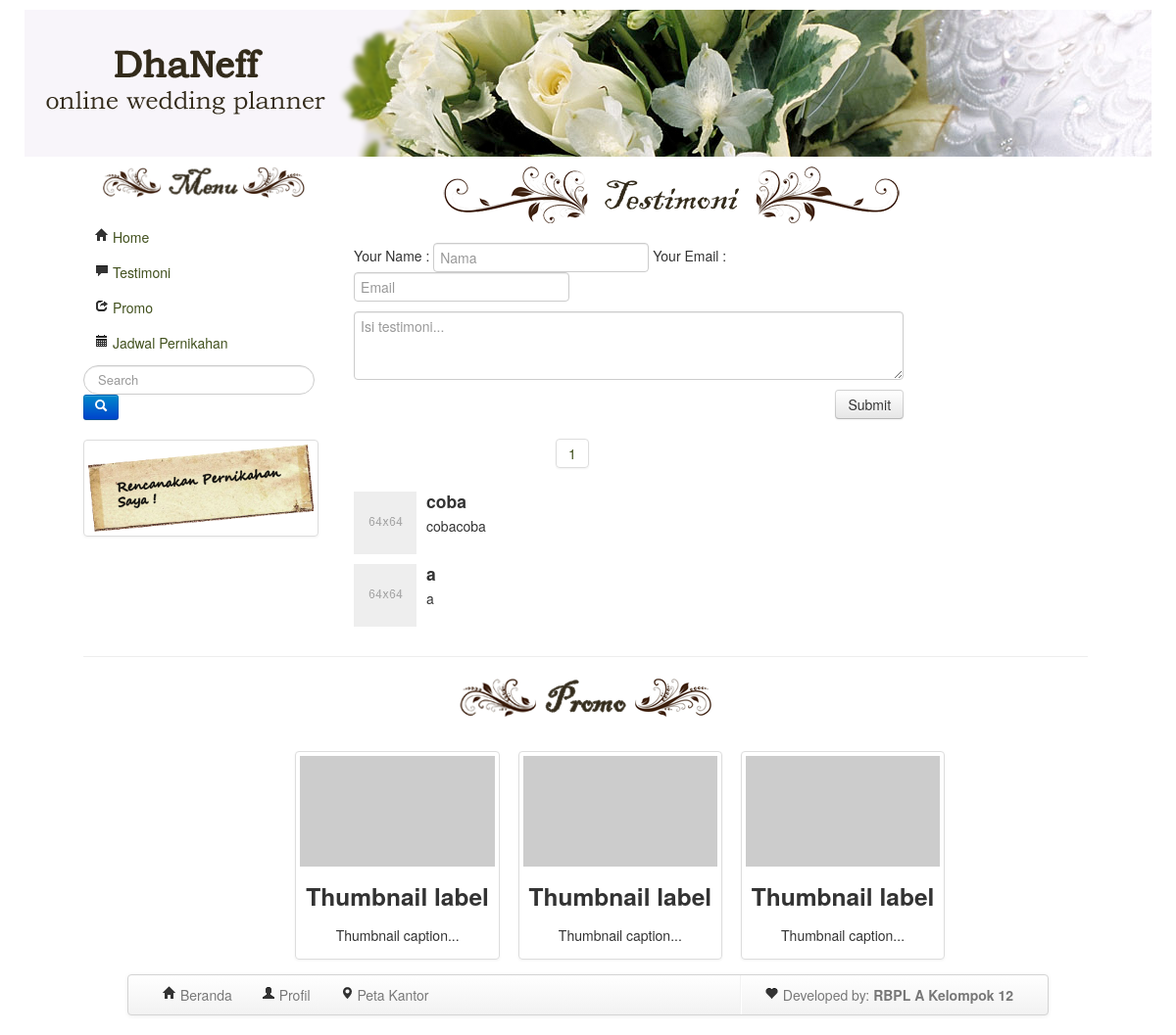
Before: /view/view-testimoni.php with the older database file.
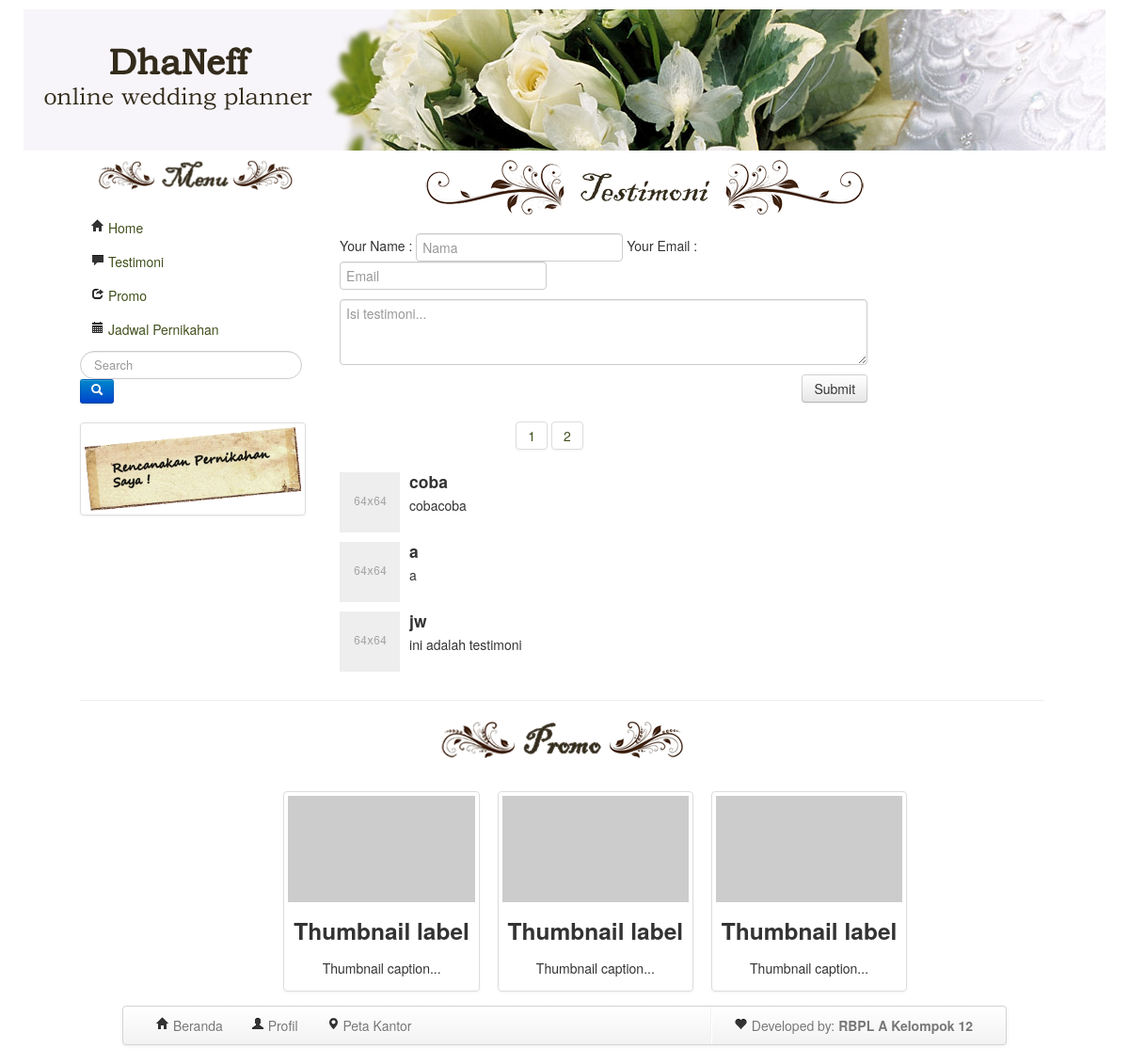
After: the same page with the newer database file.
### tables this page shows
CREATE TABLE IF NOT EXISTS `testimoni` (
  `testi_id` int(255) NOT NULL AUTO_INCREMENT,
  `nama` varchar(255) NOT NULL,
  `email` varchar(255) NOT NULL,
  `isi_testi` text NOT NULL,
  PRIMARY KEY (`testi_id`)
);

### view/view-testimoni.php (the view, shortened to what this page needs)
<?php
include_once ('header.php');
echo "<div class='span8'>";
?>
<!DOCTYPE html>
<html>
			<center><img src="../lib/img/testimoni_header.png"> </center><br>
			<div class='span10'>
			<form class="form-horizontal" method="post" action="../model/control-testimoni.php">
			<tr>
			<td>
			  <p>
			Your Name	:
			<input type="text" name="nama" id="inputNama" placeholder="Nama">
			Your Email	:
			    <input type="email" name="email" id="inputEmail" placeholder="Email">
		      </p>
			  <ce
			  nter>
			  <p>
			    <textarea rows="3" class="span12" input type="text" name="isi_testi" id="inputIsi" placeholder="Isi testimoni..."></textarea>
			  </p>
			  <button type="submit" name="simpan_testimoni" class="btn pull-right" id="daftar_btn">Submit</button>
			</form>
			</div>
			<br>
		<?php
	echo "<div class='span8'>";
        $per_page = 3;
        $result = mysql_query("SELECT * FROM testimoni");
        $total_results = mysql_num_rows($result);
        $total_pages = ceil($total_results / $per_page);
        if (isset($_GET['page']) && is_numeric($_GET['page']))
        {
                $show_page = $_GET['page'];
                if ($show_page > 0 && $show_page <= $total_pages)
                {
                        $start = ($show_page -1) * $per_page;
                        $end = $start + $per_page;
                }
                else
                {
                        $start = 0;
                        $end = $per_page;
                }
        }
        else
        {
                $start = 0;
                $end = $per_page;
        }
        echo "<div class='pagination pagination-centered'> ";
        for ($i = 1; $i <= $total_pages; $i++)
        {
                echo "<ul><li><a href='test.php?page=$i'>$i</a></li></ul> ";
        }
        echo "</div>";
        for ($i = $start; $i < $end; $i++)
        {
                if ($i == $total_results) { break; }
                echo "<tr>";
				echo "<td><ul class='media-list'><body body bgcolor='#CCFF33'><li class='media'>";
				echo "<a class='pull-left' href='#'><img class='media-object' src='../lib/img/64.png'></a>";
				echo "<div class='media-body'>";
                echo '<h4 class="media-heading">' . mysql_result($result, $i, 'nama') . '</h4>';
                echo '<td>' . mysql_result($result, $i, 'isi_testi') . '</td>';
                echo "</div> </li></body></ul></td></tr>";
        }
?>
		</div></div></div>
<?php
	include_once ('footer.php');
?>

### view/header.php (shortened to what this page needs)
<!DOCTYPE html>
<html>
  <head>
    <link href="../lib/css/bootstrap.css" rel="stylesheet" media="screen">
  </head>
  <body>
	<center>
	<body body bgcolor="f8f5fa">
	<div style="margin: 10px 10px 0px 10px;">
	<div id="header"> <img src="../lib/img/owp_header.png">
	</div>
	</center>
	<div style="margin: 10px 70px 5px 65px;">
		<div class="container-fluid">
		<div class="row-fluid">
		<div class="span3">
		<center><img src="../lib/img/menubar.png"></center> <br>
		<ul class="nav nav-pills nav-stacked">
			<li><a href="home.php"><i class="icon-home"></i>  Home</a> </li>
			<li><a href="view-testimoni.php"><i class="icon-comment"></i>  Testimoni</a></li>
			<li><a href="#"><i class="icon-share"></i>  Promo</a></li>
			<li><a href="aturjadwal.php"><i class="icon-calendar"></i>  Jadwal Pernikahan</a></li>
			<form class="navbar-search pull-left">
			<input type="text" class="search-query" placeholder="Search">
			<button class="btn btn-primary btn-small" type="submit"><i class="icon-search icon-white"></i></button>
			</form>
			</ul>
			<a href="view-pilihgedung.php" class="thumbnail">
			<img src="../lib/img/rencana.png" alt="">
			</a>
		</div>

### view/footer.php (shortened to what this page needs)
<!DOCTYPE html>
<html>
  <head>
    <link href="../lib/css/bootstrap.css" rel="stylesheet" media="screen">
  </head>
  <body>
  <footer>
	<hr>
		<center><img src="../lib/img/adver.png"> <br> <br> </div></center>
		<center><div style="margin: 15px 70px 5px 65px;">
		<div class="container-fluid">
		<div class="row-fluid">
		<div class="span3 offset2">
			<ul class="thumbnails">
			<div class="thumbnail">
			<img src="http://placehold.it/280x160" alt="">
			<h3>Thumbnail label</h3>
			<p>Thumbnail caption...</p>
			</div> </ul>
		</div>
		<div class="span3">
			<ul class="thumbnails">
			<div class="thumbnail">
			<img src="http://placehold.it/280x160" alt="">
			<h3>Thumbnail label</h3>
			<p>Thumbnail caption...</p>
			</div> </ul>
		</div>
		<div class="span3">
			<ul class="thumbnails">
			<div class="thumbnail">
			<img src="http://placehold.it/280x160" alt="">
			<h3>Thumbnail label</h3>
			<p>Thumbnail caption...</p>
			</div> </ul>
		</div>
		</center></div></div></div>
		<div class="container">
		<div class="row">
        <div class="span12">
	<div class="navbar ">
	<div class="navbar-inner">
	<ul class="nav">
	<li><a href="home.php"><i class="icon-home"></i> Beranda</a></li>
    <li><a href="profil.php"><i class="icon-user"></i> Profil</a>
    </li>
    <li><a href="#"><i class="icon-map-marker" ></i> Peta Kantor</a></li>
	</ul>
	<ul class="nav pull-right">
	<li class="divider-vertical"></li>
	<li><a><i class="icon-heart" ></i> Developed by: <b>RBPL A Kelompok 12</b></a></li>
</body>

Changed rows visible on the page:
added testimoni: nama "jw", isi_testi "ini adalah testimoni"
Other visible differences:
new list line: "2"
